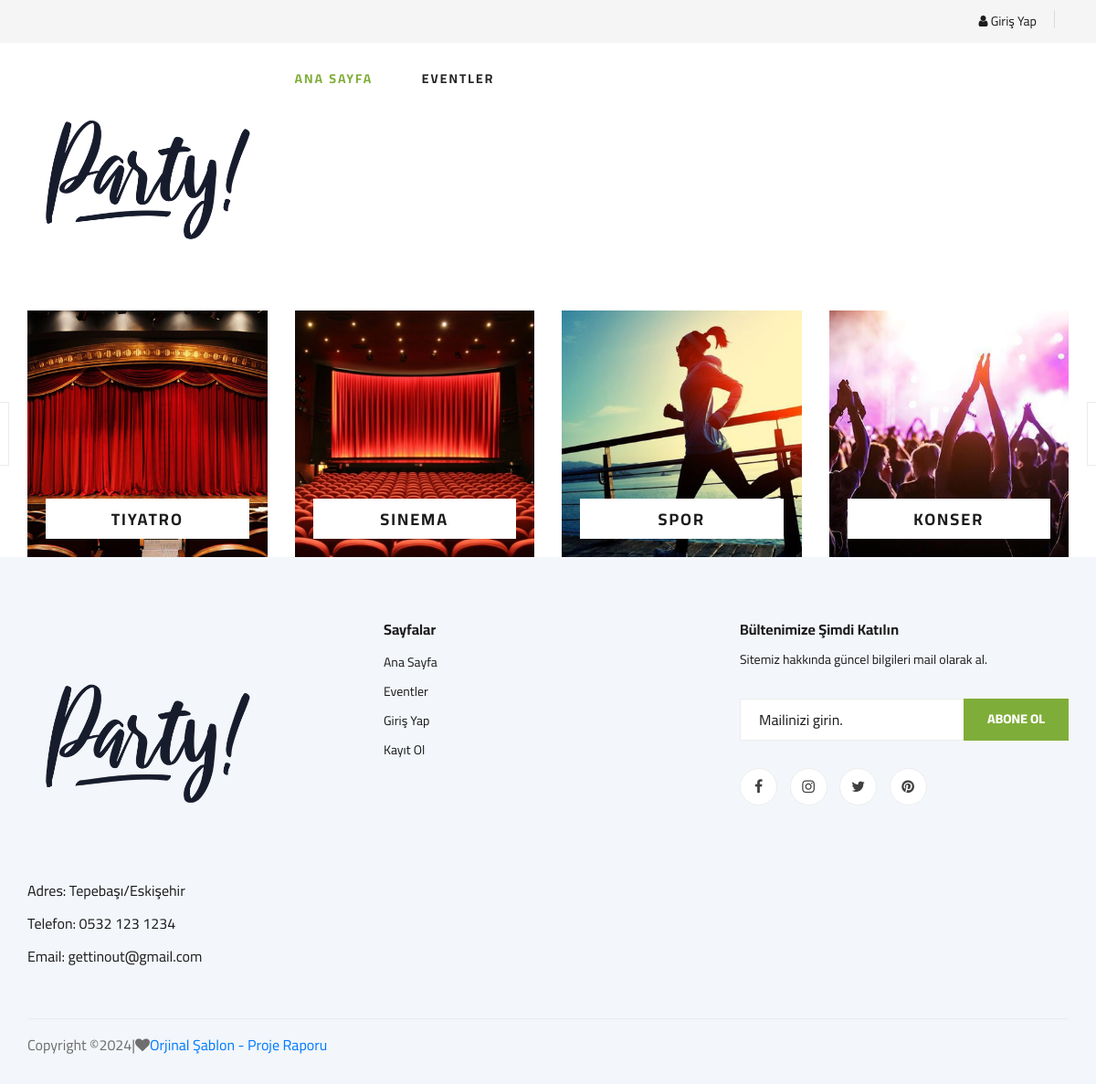
The page / on the database its author committed.
### tables this page shows
CREATE TABLE `events` (
  `ID` int(5) NOT NULL,
  `User` int(11) NOT NULL,
  `Name` varchar(50) NOT NULL,
  `Description` varchar(250) NOT NULL,
  `Location` varchar(50) NOT NULL,
  `Time` date NOT NULL,
  `Category` int(5) NOT NULL,
  `img` varchar(255) NOT NULL
);

### index.php (the view, shortened to what this page needs)
<?php
require_once 'config.php';
$events = $con->prepare("SELECT * FROM events LIMIT 8");
$events->execute();
$events = $events->fetchAll(PDO::FETCH_ASSOC);
?>
<!DOCTYPE html>
<html lang="zxx">
<head>
    <link rel="stylesheet" href="css/bootstrap.min.css" type="text/css">
    <link rel="stylesheet" href="css/font-awesome.min.css" type="text/css">
    <link rel="stylesheet" href="css/elegant-icons.css" type="text/css">
    <link rel="stylesheet" href="css/nice-select.css" type="text/css">
    <link rel="stylesheet" href="css/jquery-ui.min.css" type="text/css">
    <link rel="stylesheet" href="css/owl.carousel.min.css" type="text/css">
    <link rel="stylesheet" href="css/slicknav.min.css" type="text/css">
    <link rel="stylesheet" href="css/style.css" type="text/css">
</head>
<body>
<?php require_once "header.php" ?>
    <section class="categories">
        <div class="container">
            <div class="row">
                <div class="categories__slider owl-carousel">
                    <?php foreach ($events as $row) { ?>
                    <div class="col-lg-3">
                        <div class="categories__item set-bg" data-setbg="img/categories/<?php echo $row["img"] ?>">
                            <h5><a href="events.php"><?php echo $row["Name"] ?></a></h5>
                        </div>
                    </div>
                    <?php } ?>
                </div>
            </div>
        </div>
    </section>
    <?php require_once "footer.php" ?>
</body>
</html>

### css/style.css (style rules this page uses)
html, body { height: 100%; font-family: "Cairo", sans-serif; -webkit-font-smoothing: antialiased; font-smoothing: antialiased; }
h1, h2, h3, h4, h5, h6 { margin: 0; color: #111111; font-weight: 400; font-family: "Cairo", sans-serif; }
h5 { font-size: 18px; }
.set-bg { background-repeat: no-repeat; background-size: cover; background-position: top center; }
.categories__item { height: 270px; position: relative; }
.categories__item h5 { position: absolute; left: 0; width: 100%; padding: 0 20px; bottom: 20px; text-align: center; }
.categories__item h5 a { font-size: 18px; color: #1c1c1c; font-weight: 700; text-transform: uppercase; letter-spacing: 2px; padding: 12px 0 10px; background: #ffffff; display: block; }
.categories__slider .col-lg-3 { max-width: 100%; }
@media only screen and (min-width: 1200px) { .container { max-width: 1170px; } }

### rows shown on the page
events: shows a picture, Name "TIYATRO"
events: shows a picture, Name "SINEMA"
events: shows a picture, Name "SPOR"
events: shows a picture, Name "KONSER"
